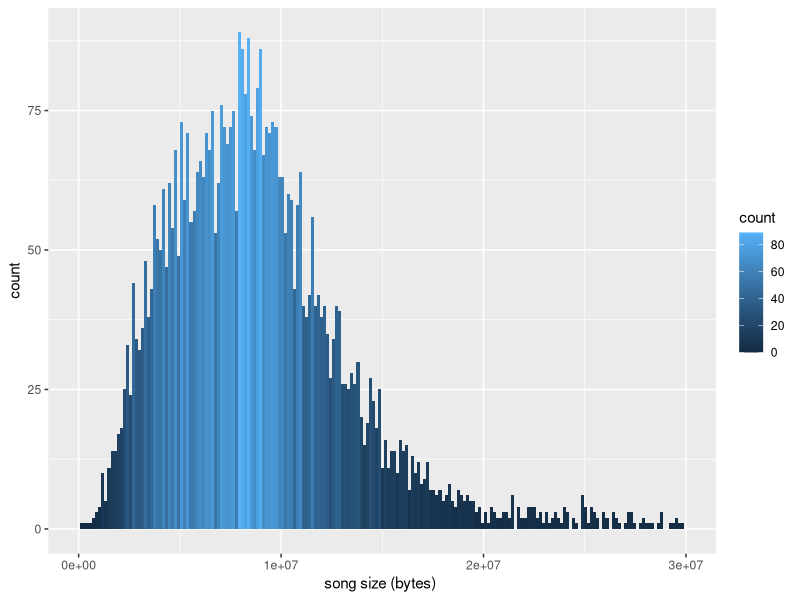

The R source for this figure:
setwd("/Users/Barney/Dropbox/other/code/etc/musiclibrary/processerout/")
library("ggplot2")
size <-read.table("size.txt",header=TRUE,fill=TRUE,strip.white=TRUE,sep='\n')
ggplot(size,aes(Size))+geom_histogram(binwidth=150000,aes(fill=..count..))+xlab("song size (bytes) ")+xlim(c(0,30000000))